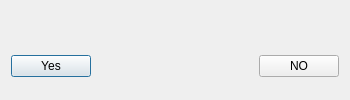
<?xml version="1.0" encoding="UTF-8"?>
<ui version="4.0">
 <class>TBSMesgDlg</class>
 <widget class="QDialog" name="TBSMesgDlg">
  <property name="geometry">
   <rect>
    <x>0</x>
    <y>0</y>
    <width>350</width>
    <height>100</height>
   </rect>
  </property>
  <property name="windowTitle">
   <string/>
  </property>
  <layout class="QGridLayout" name="gridLayout">
   <item row="1" column="0">
    <widget class="QPushButton" name="btn_Left">
     <property name="sizePolicy">
      <sizepolicy hsizetype="Fixed" vsizetype="Fixed">
       <horstretch>0</horstretch>
       <verstretch>0</verstretch>
      </sizepolicy>
     </property>
     <property name="text">
      <string>Yes</string>
     </property>
    </widget>
   </item>
   <item row="1" column="2">
    <widget class="QPushButton" name="btn_Right">
     <property name="sizePolicy">
      <sizepolicy hsizetype="Fixed" vsizetype="Fixed">
       <horstretch>0</horstretch>
       <verstretch>0</verstretch>
      </sizepolicy>
     </property>
     <property name="text">
      <string>NO</string>
     </property>
    </widget>
   </item>
   <item row="0" column="0" colspan="3">
    <widget class="QLabel" name="lab_Msg">
     <property name="sizePolicy">
      <sizepolicy hsizetype="Preferred" vsizetype="Fixed">
       <horstretch>0</horstretch>
       <verstretch>0</verstretch>
      </sizepolicy>
     </property>
     <property name="text">
      <string/>
     </property>
     <property name="wordWrap">
      <bool>true</bool>
     </property>
    </widget>
   </item>
   <item row="1" column="1">
    <spacer name="hspc">
     <property name="orientation">
      <enum>Qt::Horizontal</enum>
     </property>
     <property name="sizeType">
      <enum>QSizePolicy::Fixed</enum>
     </property>
     <property name="sizeHint" stdset="0">
      <size>
       <width>100</width>
       <height>20</height>
      </size>
     </property>
    </spacer>
   </item>
  </layout>
 </widget>
 <resources/>
 <connections/>
</ui>
